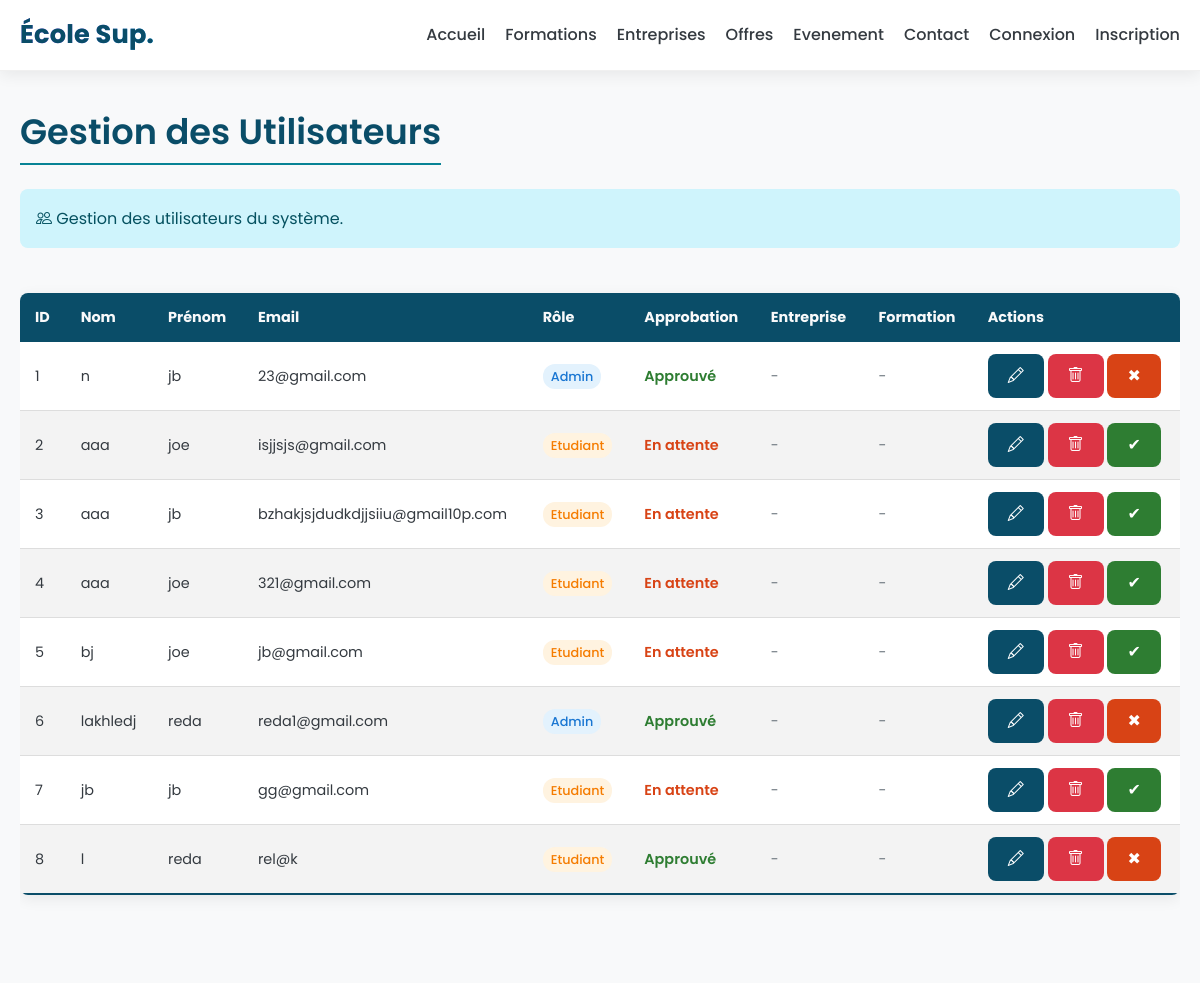
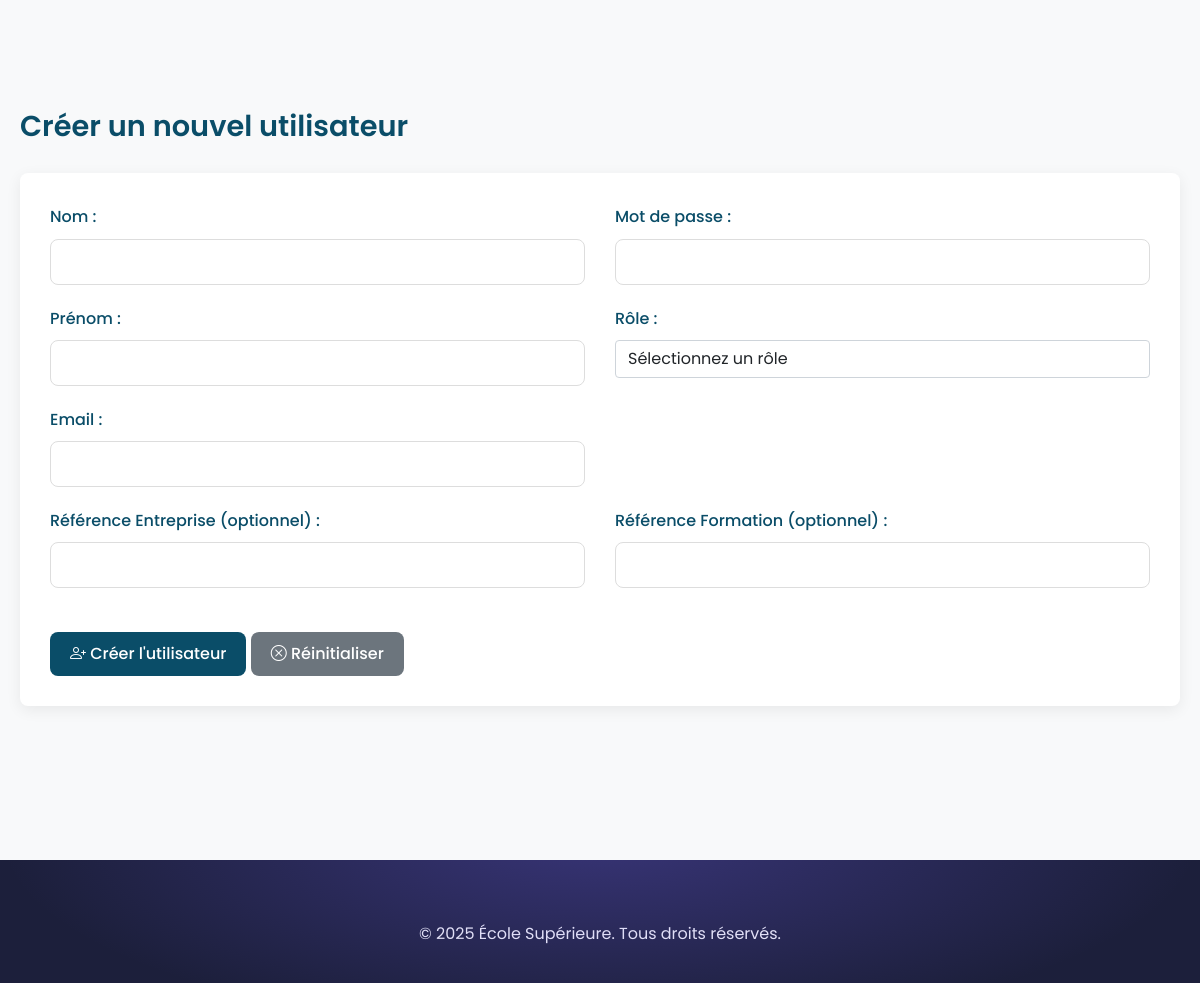
Page /vue/adminUser.php on the committed database (2 pictures, top to bottom).
### tables this page shows
CREATE TABLE `user` (
  `id_user` int UNSIGNED NOT NULL,
  `nom` varchar(100) NOT NULL,
  `prenom` varchar(100) NOT NULL,
  `email` varchar(190) NOT NULL,
  `mdp` varchar(255) NOT NULL,
  `role` enum('admin','prof','alumni','entreprise','etudiant') DEFAULT 'etudiant',
  `is_approved` tinyint(1) NOT NULL DEFAULT '0',
  `ref_entreprise` int UNSIGNED DEFAULT NULL,
  `ref_formation` int UNSIGNED DEFAULT NULL,
  `created_at` timestamp NULL DEFAULT CURRENT_TIMESTAMP,
  `updated_at` timestamp NULL DEFAULT CURRENT_TIMESTAMP ON UPDATE CURRENT_TIMESTAMP
);

### src/repository/UserRepo.php (called while the page is built, shortened)
<?php
require_once __DIR__ . '/../modele/User.php';
class UserRepo
{
    public function listeUser()
    {
        $listeUser = [];
        $bdd = new Bdd();
        $datebase = $bdd->getBdd();
        $req = $datebase->prepare('SELECT * FROM user');
        $req->execute();
        $listeUsersBdd = $req->fetchAll();
        foreach ($listeUsersBdd as $listeUserBdd) {
            $listeUser[] = new User([
                'idUser' => $listeUserBdd['id_user'],
                'nom' => $listeUserBdd['nom'],
                'prenom' => $listeUserBdd['prenom'],
                'email' => $listeUserBdd['email'],
                'mdp' => $listeUserBdd['mdp'],
                'role' => $listeUserBdd['role'],
                'isApproved' => $listeUserBdd['is_approved'] ?? 0,
            ]);
        }
        return $listeUser;
    }
}

### src/modele/User.php (called while the page is built, shortened)
<?php
class User
{
    private $idUser;
    private $nom;
    private $prenom;
    private $email;
    private $role;
    private $isApproved;
    private $refEntreprise;
    private $refFormation;
    private function hydrate(array $donnees)
    {
        foreach ($donnees as $key => $value) {
            $method = 'set' . ucfirst($key);
        }
    }
    public function getIdUser()
    {
        return $this->idUser;
    }
    public function setIdUser($idUser)
    {
        $this->idUser = $idUser;
    }
    public function getNom()
    {
        return $this->nom;
    }
    public function setNom($nom)
    {
        $this->nom = $nom;
    }
    public function getPrenom()
    {
        return $this->prenom;
    }
    public function setPrenom($prenom)
    {
        $this->prenom = $prenom;
    }
    public function getEmail()
    {
        return $this->email;
    }
    public function setEmail($email)
    {
        $this->email = $email;
    }
    public function getRole()
    {
        return $this->role;
    }
    public function setRole($role)
    {
        $this->role = $role;
    }
    public function getIsApproved()
    {
        return $this->isApproved;
    }
    public function setIsApproved($isApproved)
    {
        $this->isApproved = $isApproved;
    }
    public function getRefEntreprise()
    {
        return $this->refEntreprise;
    }
    public function getRefFormation()
    {
        return $this->refFormation;
    }
}

### vue/adminUser.php (the view, shortened to what this page needs)
<?php
require_once __DIR__ . '/../src/repository/UserRepo.php';
$userRepo = new UserRepo();
$users = $userRepo->listeUser();
?>
<!DOCTYPE html>
<html lang="fr">
<head>
    <link href="https://cdn.jsdelivr.net/npm/bootstrap@5.1.3/dist/css/bootstrap.min.css" rel="stylesheet">
    <link href="../assets/css/site.css" rel="stylesheet">
    <link rel="stylesheet" href="https://cdn.jsdelivr.net/npm/bootstrap-icons@1.10.0/font/bootstrap-icons.css">
    <link rel="stylesheet" href="css/admin-style.css">
</head>
<body>
<header>
    <div class="container">
        <a class="logo">École Sup.</a>
        <nav>
            <ul>
                <li><a href="../index.php">Accueil</a></li>
                <li><a href="formations.php">Formations</a></li>
                <li><a href="entreprise.php">Entreprises</a></li>
                <li><a href="offres.php">Offres</a></li>
                <li><a href="evenement.php">Evenement</a></li>
                <li><a href="supportContact.php">Contact</a></li>
                <?php if (isset($_SESSION['id_user'])): ?>
                    <li><a href="forum.php">Forum</a></li>
                    <li class="profile-dropdown">
                        <a href="profilUser.php" class="profile-icon">👤</a>
                        <div class="dropdown-content">
                            <span>Bonjour, <?= htmlspecialchars((string)($_SESSION['prenom'] ?? '')) ?> !</span>
                            <a href="profilUser.php" class="profile-button">Mon Profil</a>
                            <a href="../index.php?deco=true" class="logout-button">Déconnexion</a>
                        </div>
                    </li>
                <?php else: ?>
                    <li><a href="connexion.php">Connexion</a></li>
                    <li><a href="inscription.php">Inscription</a></li>
                <?php endif; ?>
            </ul>
        </nav>
    </div>
</header>
<main class="main-content">
    <div class="container">
        <h1>Gestion des Utilisateurs</h1>
        <div class="alert alert-info">
            <i class="bi bi-people"></i> Gestion des utilisateurs du système.
        </div>
        <div class="table-responsive">
            <table>
                <thead>
                <tr>
                    <th>ID</th>
                    <th>Nom</th>
                    <th>Prénom</th>
                    <th>Email</th>
                    <th>Rôle</th>
                    <th>Approbation</th>
                    <th>Entreprise</th>
                    <th>Formation</th>
                    <th>Actions</th>
                </tr>
                </thead>
                <tbody>
                <?php foreach($users as $user):
                    $roleClass = 'role-' . strtolower($user->getRole());
                ?>
                    <tr>
                        <td><?= $user->getIdUser() ?></td>
                        <td><?= htmlspecialchars($user->getNom()) ?></td>
                        <td><?= htmlspecialchars($user->getPrenom()) ?></td>
                        <td><?= htmlspecialchars($user->getEmail()) ?></td>
                        <td>
                            <span class="role-badge <?= $roleClass ?>">
                                <?= ucfirst(htmlspecialchars($user->getRole())) ?>
                            </span>
                        </td>
                        <td>
                            <?php $approved = method_exists($user,'getIsApproved') ? (int)$user->getIsApproved() : 0; ?>
                            <?php if ($approved === 1): ?>
                                <span style="color:#2e7d32;font-weight:600">Approuvé</span>
                            <?php else: ?>
                                <span style="color:#d84315;font-weight:600">En attente</span>
                            <?php endif; ?>
                        </td>
                        <td><?= !empty($user->getRefEntreprise()) ? htmlspecialchars($user->getRefEntreprise()) : '<span class="text-muted">-</span>' ?></td>
                        <td><?= !empty($user->getRefFormation()) ? htmlspecialchars($user->getRefFormation()) : '<span class="text-muted">-</span>' ?></td>
                        <td class="actions">
                            <a href="modifUser.php?id=<?= $user->getIdUser() ?>" class="btn btn-sm btn-primary" title="Modifier">
                                <i class="bi bi-pencil"></i>
                            </a>
                            <a href="suppUser.php?id_user=<?= $user->getIdUser() ?>"
                               class="btn btn-sm btn-danger"
                               title="Supprimer"
                               onclick="return confirm('Voulez-vous vraiment supprimer cet utilisateur ?')">
                                <i class="bi bi-trash"></i>
                            </a>
                            <?php if ((int)($user->getIdUser()) > 0): ?>
                                <?php if ($approved !== 1): ?>
                                    <a href="../src/traitement/approveUser.php?id=<?= $user->getIdUser() ?>&action=approve" class="btn btn-sm" style="background:#2e7d32;color:#fff" title="Approuver">✔</a>
                                <?php else: ?>
                                    <a href="../src/traitement/approveUser.php?id=<?= $user->getIdUser() ?>&action=deny" class="btn btn-sm" style="background:#d84315;color:#fff" title="Retirer l'approbation">✖</a>
                                <?php endif; ?>
                            <?php endif; ?>
                        </td>
                    </tr>
                <?php endforeach; ?>
                </tbody>
            </table>
        </div>
        <section class="mt-5">
            <h2>Créer un nouvel utilisateur</h2>
            <form method="post" class="form-container">
                <div class="row">
                    <div class="col">
                        <div class="form-group">
                            <label for="nom">Nom :</label>
                            <input type="text" id="nom" name="nom" class="form-control" required>
                        </div>
                        <div class="form-group">
                            <label for="prenom">Prénom :</label>
                            <input type="text" id="prenom" name="prenom" class="form-control" required>
                        </div>
                        <div class="form-group">
                            <label for="email">Email :</label>
                            <input type="email" id="email" name="email" class="form-control" required>
                        </div>
                    </div>
                    <div class="col">
                        <div class="form-group">
                            <label for="mdp">Mot de passe :</label>
                            <input type="password" id="mdp" name="mdp" class="form-control" required>
                        </div>
                        <div class="form-group">
                            <label for="role">Rôle :</label>
                            <select id="role" name="role" class="form-control" required>
                                <option value="">Sélectionnez un rôle</option>
                            </select>
                        </div>
                    </div>
                </div>
                <div class="row">
                    <div class="col">
                        <div class="form-group">
                            <label for="ref_entreprise">Référence Entreprise (optionnel) :</label>
                            <input type="text" id="ref_entreprise" name="ref_entreprise" class="form-control">
                        </div>
                    </div>
                    <div class="col">
                        <div class="form-group">
                            <label for="ref_formation">Référence Formation (optionnel) :</label>
                            <input type="text" id="ref_formation" name="ref_formation" class="form-control">
                        </div>
                    </div>
                </div>
                <div class="form-actions mt-4">
                    <button type="submit" class="btn btn-primary">
                        <i class="bi bi-person-plus"></i> Créer l'utilisateur
                    </button>
                    <button type="reset" class="btn btn-secondary">
                        <i class="bi bi-x-circle"></i> Réinitialiser
                    </button>
                </div>
            </form>
        </section>
    </div>
</main>
<footer>
    <div class="container">
        <p>&copy; <?= date('Y') ?> École Supérieure. Tous droits réservés.</p>
    </div>
</footer>
</body>
</html>

### assets/css/site.css (style rules this page uses)
:root { --primary-color: #6C5CE7; --secondary-color: #00C2FF; --accent-color: #FF8A00; --background-color: #F6F7FB; --surface-color: #FFFFFF; --text-color: #1F2937; --light-text-color: #F9FAFB; --muted-text-color: #6B7280; --shadow: 0 10px 30px rgba(0, 0, 0, 0.08); --border-radius: 14px; --ring: 0 0 0 8px rgba(108, 92, 231, 0.10); --gradient: linear-gradient(135deg, #6C5CE7 0%, #8A5CF7 35%, #00C2FF 100%); --soft-gradient: linear-gradient(180deg, rgba(108,92,231,.08), rgba(0,194,255,.08)); }
* { box-sizing: border-box; }
html, body { height: 100%; }
body { margin: 0; font-family: 'Poppins', system-ui, -apple-system, Segoe UI, Roboto, sans-serif; background: var(--background-color); color: var(--text-color); line-height: 1.7; -webkit-font-smoothing: antialiased; -moz-osx-font-smoothing: grayscale; }
.container { max-width: 1200px; margin: 0 auto; padding: 0 22px; }
header { background: rgba(255,255,255,0.7); backdrop-filter: saturate(140%) blur(10px); -webkit-backdrop-filter: saturate(140%) blur(10px); position: sticky; top: 0; z-index: 1000; transition: box-shadow .3s ease, background-color .3s ease, transform .3s ease; border-bottom: 1px solid rgba(0,0,0,0.06); }
header .container { display: flex; justify-content: space-between; align-items: center; height: 72px; }
.logo { font-size: 1.7rem; font-weight: 800; letter-spacing: .2px; background: var(--gradient); -webkit-background-clip: text; background-clip: text; color: transparent; text-decoration: none; }
nav ul { list-style: none; display: flex; align-items: center; gap: 28px; padding-left: 0; margin: 0; overflow: visible; }
nav ul li a { text-decoration: none; color: var(--text-color); font-weight: 600; position: relative; padding: 6px 0; transition: color .25s ease; }
nav ul li a::after { content: ''; position: absolute; left: 0; bottom: -2px; height: 2px; width: 100%; background: var(--gradient); transform: scaleX(0); transform-origin: left; transition: transform .35s ease; border-radius: 1px; }
section { padding: 84px 0; }
footer { background: #1C1F3B; color: var(--light-text-color); padding: 60px 0 20px; text-align: center; position: relative; overflow: hidden; }
footer::before { content: ''; position: absolute; inset: -20% -10% auto -10%; height: 200px; background: radial-gradient(600px 200px at 50% 0%, rgba(108,92,231,.35), transparent); pointer-events: none; }

### vue/adminUser.php (style rules this page uses)
.role-badge { padding: 4px 8px; border-radius: 12px; font-size: 0.8rem; font-weight: 500; text-transform: capitalize; }
.role-admin { background-color: #e3f2fd; color: #1976d2; }
.role-etudiant { background-color: #fff3e0; color: #f57c00; }

### rows in the picture
user: id_user "1", nom "n", prenom "jb", email "23@gmail.com", role "Admin", is_approved "Approuvé"
user: id_user "2", nom "aaa", prenom "joe", email "isjjsjs@gmail.com", role "Etudiant", is_approved "En attente"
user: id_user "3", nom "aaa", prenom "jb", email "bzhakjsjdudkdjjsiiu@gmail10p.com", role "Etudiant", is_approved "En attente"
user: id_user "4", nom "aaa", prenom "joe", email "321@gmail.com", role "Etudiant", is_approved "En attente"
user: id_user "5", nom "bj", prenom "joe", email "jb@gmail.com", role "Etudiant", is_approved "En attente"
user: id_user "6", nom "lakhledj", prenom "reda", email "reda1@gmail.com", role "Admin", is_approved "Approuvé"
user: id_user "7", nom "jb", prenom "jb", email "gg@gmail.com", role "Etudiant", is_approved "En attente"
user: id_user "8", nom "l", prenom "reda", email "rel@k", role "Etudiant", is_approved "Approuvé"
